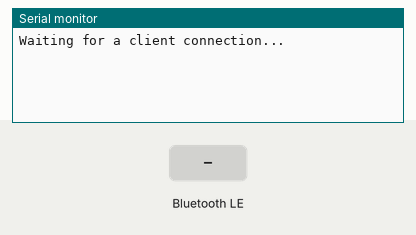
A sketch run on a simulated ESP32. Parts: the last lines printed to the serial monitor. Inputs (shaded band) come from the test bench. Nothing arrives over Bluetooth unless stated; a phone connects over Bluetooth LE 3 s after start.

Above: at 1.2 s.
1.3 s: Bluetooth LE write "start" received
At 2.0 s:
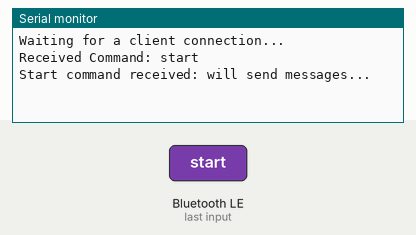
2.8 s: Bluetooth LE write "stop" received
At 2.98 s:
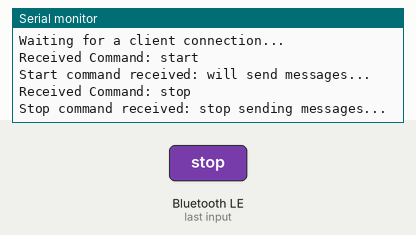
4.3 s: Bluetooth LE write "1" received
At 5.5 s:
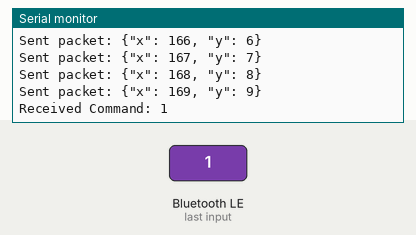

Measured:
- after the input at 1.3 s, the serial monitor: prints a new line after 0.05 s (image 1)
- after the input at 4.3 s, the serial monitor: prints a new line after 0.05 s (image 3)

The sketch:

ble_multithread.ino
```cpp
// multi thread BLE code

#include <BLEDevice.h>
#include <BLEServer.h>
#include <BLEUtils.h>
#include <BLEAdvertising.h>
#include <BLE2902.h>
#include <Arduino.h>

/* BLE CODE */

#define SERVICE_UUID        "7c961cfd-2527-4808-a9b0-9ce954427712"
#define CHARACTERISTIC_UUID "207a2a33-ab38-4748-8702-5ff50b2d673f"
#define COMMAND_CHARACTERISTIC_UUID "1c902c8d-88bb-44f9-9dea-0bc5bf2d0af4"

BLEServer* pServer = NULL;
BLECharacteristic* pDataCharacteristic = NULL;
BLECharacteristic* pCommandCharacteristic = NULL;

volatile bool deviceConnected = false;
volatile bool oldDeviceConnected = false;
volatile bool sendData = false;
volatile bool seriesStopFlag = true;

class MyServerCallbacks: public BLEServerCallbacks {

  void onConnect(BLEServer *pServer) {
    deviceConnected = true;
  };

  void onDisconnect(BLEServer *pServer) {
    deviceConnected = false;
  };
};

class MyCharacteristicCallbacks: public BLECharacteristicCallbacks {
  void onWrite(BLECharacteristic *pCharacteristic) {
    String rxValue = pCharacteristic->getValue();
    if (rxValue.length() > 0) {
      Serial.print("Received Command: ");
      Serial.println(rxValue.c_str());

      if (rxValue.equals("start")) {
        sendData = true;
        Serial.println("Start command received: will send messages...");
      }

      if (rxValue.equals("stop")) {
        sendData = false;
        Serial.println("Stop command received: stop sending messages...");
      }
    }
  }
};

/* THREADING CODE */

QueueHandle_t packetQueue;

#define PACKET_BUFFER_SIZE   40      // Size of each packet
#define PACKET_QUEUE_LENGTH  10      // Packet Queue Length

volatile int x = 0;
volatile int y = 0;
volatile bool pos = true;

void bluetoothTask(void *parameters) {
  char outgoingPacket[PACKET_BUFFER_SIZE];

  while (true) {
    if (!deviceConnected && oldDeviceConnected) {
      // Device was disconnected: reset shared variables and restart advertising.
      x = 0;
      y = 0;
      pos = true;
      pServer->startAdvertising();
      Serial.println("Device disconnected. Restarting advertising...");
      oldDeviceConnected = deviceConnected;
    }
    else if (deviceConnected && !oldDeviceConnected) {
      Serial.println("Client reconnected!");
      oldDeviceConnected = deviceConnected;
    }

    if (xQueueReceive(packetQueue, (void*)outgoingPacket, pdMS_TO_TICKS(50)) == pdTRUE) {
      if (deviceConnected) {
        pDataCharacteristic->setValue(outgoingPacket);
        pDataCharacteristic->notify();
        Serial.printf("Sent packet: %s\n", outgoingPacket);
      }
    }

    vTaskDelay(pdMS_TO_TICKS(10));
  }
}

void dataUpdateTask(void *parameters) {
  TickType_t xLastWakeTime = xTaskGetTickCount();
  const TickType_t xFrequency = pdMS_TO_TICKS(50);

  char packetBuffer[PACKET_BUFFER_SIZE];

  while (true) {

    while (!sendData) {
      vTaskDelay(pdMS_TO_TICKS(10));
    }

    if (sendData) {
      for (int i = 0; i < 10; i++) {
        snprintf(packetBuffer, PACKET_BUFFER_SIZE, "{\"x\": %ld, \"y\": %ld}", x, y);

        if (xQueueSend(packetQueue, (void*)packetBuffer, portMAX_DELAY) != pdPASS) {
          Serial.println("Failed to enqueue packet");
        }

        x++;
        y = pos ? y + 1 : y - 1;

        vTaskDelay(pdMS_TO_TICKS(3));
      }
      pos = !pos;
      // sendData = false;
    }

    vTaskDelayUntil(&xLastWakeTime, xFrequency);
  }
}

/* SETUP CODE */

void setup() {
  // put your setup code here, to run once:

  Serial.begin(115200);
  while (!Serial);

  BLEDevice::init("sheeeeeed");

  pServer = BLEDevice::createServer();
  pServer->setCallbacks(new MyServerCallbacks());

  BLEService *pService = pServer->createService(SERVICE_UUID);

  pDataCharacteristic = pService->createCharacteristic(
                        CHARACTERISTIC_UUID,
                        BLECharacteristic::PROPERTY_READ |
                        BLECharacteristic::PROPERTY_NOTIFY
                      );

  pDataCharacteristic->addDescriptor(new BLE2902());

  pCommandCharacteristic = pService->createCharacteristic(
                           COMMAND_CHARACTERISTIC_UUID,
                           BLECharacteristic::PROPERTY_WRITE |
                           BLECharacteristic::PROPERTY_READ |
                           BLECharacteristic::PROPERTY_WRITE_NR
                         );
  pCommandCharacteristic->setCallbacks(new MyCharacteristicCallbacks());

  pService->start();

  BLEAdvertisementData advertisementData;
  advertisementData.setName("sheeeeeed");
  advertisementData.setCompleteServices(BLEUUID(SERVICE_UUID));

  BLEAdvertisementData scanResponseData;
  scanResponseData.setName("sheeeeeed");

  BLEAdvertising *pAdvertising = BLEDevice::getAdvertising();
  pAdvertising->addServiceUUID(SERVICE_UUID);
  pAdvertising->setScanResponseData(scanResponseData);
  pAdvertising->setScanResponse(true);
  pAdvertising->setMinPreferred(0x0); //set value to 0x0 to not advertise this parameter
  BLEDevice::startAdvertising();

  Serial.println("Waiting for a client connection...");

  packetQueue = xQueueCreate(PACKET_QUEUE_LENGTH, PACKET_BUFFER_SIZE);
  if (packetQueue == NULL) {
    Serial.println("Error creating the packet queue...");
    while(1); //halt execution
  }

  xTaskCreate(bluetoothTask, "Bluetooth Task", 4096, NULL, 1, NULL);
  xTaskCreate(dataUpdateTask, "Data Update Task", 2048, NULL, 1, NULL);
}

void loop() {}
```
